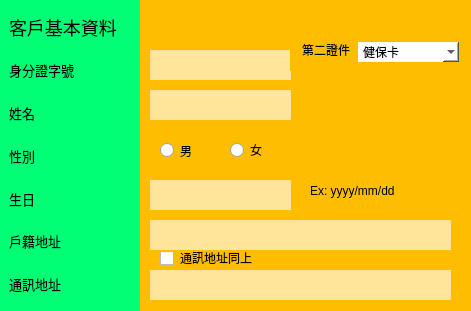
           <widget class="QFrame" name="ClientInfo">
            <property name="geometry">
             <rect>
              <x>10</x>
              <y>20</y>
              <width>471</width>
              <height>311</height>
             </rect>
            </property>
            <property name="styleSheet">
             <string notr="true">background-color: rgb(255,255,255);

border:2px black solid;
</string>
            </property>
            <property name="frameShape">
             <enum>QFrame::StyledPanel</enum>
            </property>
            <property name="frameShadow">
             <enum>QFrame::Raised</enum>
            </property>
            <layout class="QHBoxLayout" name="horizontalLayout_10">
             <property name="spacing">
              <number>0</number>
             </property>
             <property name="leftMargin">
              <number>0</number>
             </property>
             <property name="topMargin">
              <number>0</number>
             </property>
             <property name="rightMargin">
              <number>0</number>
             </property>
             <property name="bottomMargin">
              <number>0</number>
             </property>
             <item>
              <widget class="QFrame" name="Row">
               <property name="maximumSize">
                <size>
                 <width>140</width>
                 <height>16777215</height>
                </size>
               </property>
               <property name="styleSheet">
                <string notr="true">QFrame{
	background-color: rgb(0, 255, 116);
}

QLabel{
	font-size:13px;
}</string>
               </property>
               <property name="frameShape">
                <enum>QFrame::StyledPanel</enum>
               </property>
               <property name="frameShadow">
                <enum>QFrame::Raised</enum>
               </property>
               <layout class="QVBoxLayout" name="verticalLayout_5">
                <item>
                 <widget class="QLabel" name="label_17">
                  <property name="styleSheet">
                   <string notr="true">font-size:18px;</string>
                  </property>
                  <property name="text">
                   <string>客戶基本資料</string>
                  </property>
                 </widget>
                </item>
                <item>
                 <widget class="QLabel" name="label_45">
                  <property name="text">
                   <string>身分證字號</string>
                  </property>
                 </widget>
                </item>
                <item>
                 <widget class="QLabel" name="label_46">
                  <property name="text">
                   <string>姓名</string>
                  </property>
                 </widget>
                </item>
                <item>
                 <widget class="QLabel" name="label_47">
                  <property name="text">
                   <string>性別</string>
                  </property>
                 </widget>
                </item>
                <item>
                 <widget class="QLabel" name="label_49">
                  <property name="text">
                   <string>生日</string>
                  </property>
                 </widget>
                </item>
                <item>
                 <widget class="QLabel" name="label_48">
                  <property name="maximumSize">
                   <size>
                    <width>16777215</width>
                    <height>16777215</height>
                   </size>
                  </property>
                  <property name="text">
                   <string>戶籍地址</string>
                  </property>
                 </widget>
                </item>
                <item>
                 <widget class="QLabel" name="label_50">
                  <property name="text">
                   <string>通訊地址</string>
                  </property>
                 </widget>
                </item>
               </layout>
              </widget>
             </item>
             <item>
              <widget class="QFrame" name="Input">
               <property name="maximumSize">
                <size>
                 <width>16777215</width>
                 <height>16777215</height>
                </size>
               </property>
               <property name="styleSheet">
                <string notr="true">QFrame{
	background-color: rgb(255, 189, 0);
	font-size:12px;
}

QGroupBox{
	background-color: none;
	border:none;
}


QTextEdit{
	border-top-left-radius:40px;
	border-bottom-left-radius:40px;
	border-top-right-radius:40px;
	border-bottom-right-radius:40px;
	background-color:rgba(255,255,255,0.6);
}</string>
               </property>
               <property name="frameShape">
                <enum>QFrame::StyledPanel</enum>
               </property>
               <property name="frameShadow">
                <enum>QFrame::Raised</enum>
               </property>
               <widget class="QTextEdit" name="IDNumber">
                <property name="geometry">
                 <rect>
                  <x>10</x>
                  <y>50</y>
                  <width>141</width>
                  <height>30</height>
                 </rect>
                </property>
                <property name="maximumSize">
                 <size>
                  <width>16777215</width>
                  <height>30</height>
                 </size>
                </property>
                <property name="styleSheet">
                 <string notr="true">border-bottom-left-radius:40px;
border-bottom-right-radius:40px;</string>
                </property>
               </widget>
               <widget class="QTextEdit" name="Addr1">
                <property name="geometry">
                 <rect>
                  <x>10</x>
                  <y>220</y>
                  <width>301</width>
                  <height>30</height>
                 </rect>
                </property>
                <property name="maximumSize">
                 <size>
                  <width>16777215</width>
                  <height>30</height>
                 </size>
                </property>
               </widget>
               <widget class="QTextEdit" name="Name">
                <property name="geometry">
                 <rect>
                  <x>10</x>
                  <y>90</y>
                  <width>141</width>
                  <height>30</height>
                 </rect>
                </property>
                <property name="maximumSize">
                 <size>
                  <width>16777215</width>
                  <height>30</height>
                 </size>
                </property>
               </widget>
               <widget class="QGroupBox" name="Gender">
                <property name="geometry">
                 <rect>
                  <x>10</x>
                  <y>130</y>
                  <width>140</width>
                  <height>31</height>
                 </rect>
                </property>
                <property name="maximumSize">
                 <size>
                  <width>16777215</width>
                  <height>37</height>
                 </size>
                </property>
                <property name="styleSheet">
                 <string notr="true">QRadioButton{
	background-color:none;
}</string>
                </property>
                <property name="title">
                 <string/>
                </property>
                <widget class="QRadioButton" name="Male">
                 <property name="geometry">
                  <rect>
                   <x>10</x>
                   <y>10</y>
                   <width>41</width>
                   <height>21</height>
                  </rect>
                 </property>
                 <property name="text">
                  <string>男</string>
                 </property>
                </widget>
                <widget class="QRadioButton" name="Female">
                 <property name="geometry">
                  <rect>
                   <x>80</x>
                   <y>10</y>
                   <width>41</width>
                   <height>20</height>
                  </rect>
                 </property>
                 <property name="text">
                  <string>女</string>
                 </property>
                </widget>
               </widget>
               <widget class="QTextEdit" name="Birth">
                <property name="geometry">
                 <rect>
                  <x>10</x>
                  <y>180</y>
                  <width>141</width>
                  <height>30</height>
                 </rect>
                </property>
                <property name="maximumSize">
                 <size>
                  <width>16777215</width>
                  <height>30</height>
                 </size>
                </property>
               </widget>
               <widget class="QTextEdit" name="Address2">
                <property name="geometry">
                 <rect>
                  <x>10</x>
                  <y>270</y>
                  <width>301</width>
                  <height>30</height>
                 </rect>
                </property>
                <property name="maximumSize">
                 <size>
                  <width>16777215</width>
                  <height>30</height>
                 </size>
                </property>
               </widget>
               <widget class="QCheckBox" name="AddressCheck">
                <property name="geometry">
                 <rect>
                  <x>20</x>
                  <y>250</y>
                  <width>121</width>
                  <height>16</height>
                 </rect>
                </property>
                <property name="styleSheet">
                 <string notr="true">background-color:none;</string>
                </property>
                <property name="text">
                 <string>通訊地址同上</string>
                </property>
               </widget>
               <widget class="QFrame" name="ID">
                <property name="geometry">
                 <rect>
                  <x>150</x>
                  <y>30</y>
                  <width>181</width>
                  <height>41</height>
                 </rect>
                </property>
                <property name="frameShape">
                 <enum>QFrame::StyledPanel</enum>
                </property>
                <property name="frameShadow">
                 <enum>QFrame::Raised</enum>
                </property>
                <widget class="QComboBox" name="SecondId">
                 <property name="geometry">
                  <rect>
                   <x>68</x>
                   <y>12</y>
                   <width>101</width>
                   <height>20</height>
                  </rect>
                 </property>
                 <property name="maximumSize">
                  <size>
                   <width>120</width>
                   <height>16777215</height>
                  </size>
                 </property>
                 <item>
                  <property name="text">
                   <string>健保卡</string>
                  </property>
                 </item>
                </widget>
                <widget class="QLabel" name="IdType">
                 <property name="geometry">
                  <rect>
                   <x>12</x>
                   <y>12</y>
                   <width>48</width>
                   <height>16</height>
                  </rect>
                 </property>
                 <property name="text">
                  <string>第二證件</string>
                 </property>
                </widget>
               </widget>
               <widget class="QLabel" name="label_2">
                <property name="geometry">
                 <rect>
                  <x>170</x>
                  <y>180</y>
                  <width>101</width>
                  <height>21</height>
                 </rect>
                </property>
                <property name="text">
                 <string>Ex: yyyy/mm/dd</string>
                </property>
               </widget>
              </widget>
             </item>
            </layout>
           </widget>
